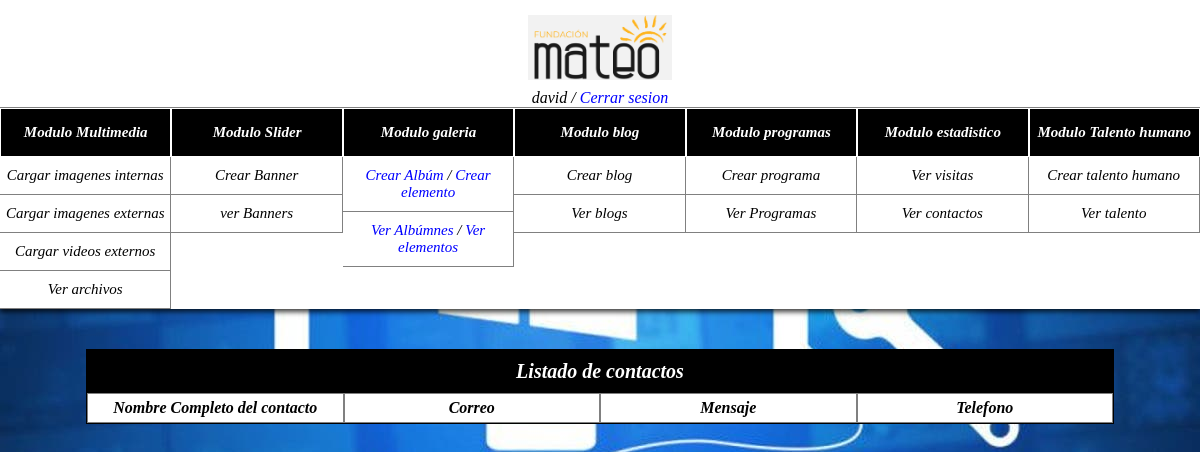
Before: /index.php/contactos/inicio (signed in) with the older database file.
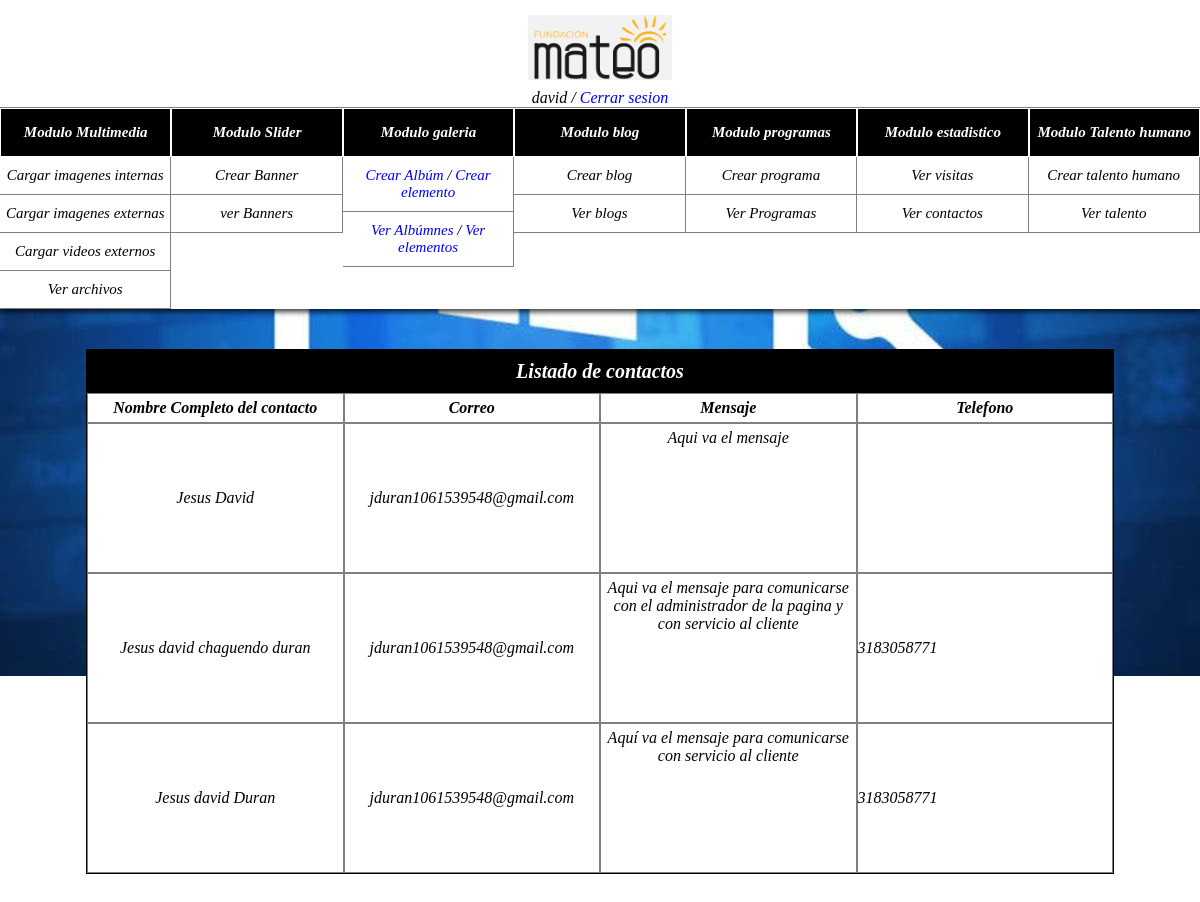
After: the same page with the newer database file.
### tables this page shows
CREATE TABLE `contactos` (
  `contacto_id` int(11) NOT NULL,
  `nombre_completo` varchar(100) NOT NULL,
  `correo` varchar(100) NOT NULL,
  `mensaje` varchar(500) NOT NULL,
  `telefono` varchar(50) NOT NULL
);

### application/controllers/Contactos.php (called while the page is built, shortened)
<?php
include_once "application/models/contacto_model.php";
class Contactos extends CI_Controller {
	public function inicio()
	{
		if (isset($_SESSION['usuario']))
		{
			$this->load->view('ver_contactos.php');
		}else{
			echo '<script>alert("Su sesión termino");</script>';
			echo '<script>
			window.location.href = "../panel/inicio";
			</script>';
		}
	}
	public function listar_contactos(){
		$instancia = new Contacto_model();
		$peticion_select = $instancia ->ver_contactos();
		return $peticion_select;
	}
}

### index.php (called while the page is built, shortened)
<?php
require_once BASEPATH.'core/CodeIgniter.php';

### application/controllers/select_controller.php (called while the page is built, shortened)
<?php
include_once "Contactos.php";
class Select_controller{
	public function listar_contactos(){
		$instancia = new Contactos();
		$peticion_select = $instancia ->listar_contactos();
		return $peticion_select;
	}
}
?>

### application/models/contacto_model.php (called while the page is built, shortened)
<?php
class Contacto_model{
	public function ver_contactos(){
		$instancia_conexion = new Conexion();
		$pdo = $instancia_conexion -> obtener_conexion();
		$sql = $pdo->prepare('SELECT * FROM contactos');
		$sql->execute();
		$resultado = $sql->fetchAll();
		return $resultado;
	}
}
?>

### application/views/ver_contactos.php (the view, shortened to what this page needs)
<?php
include_once "application/controllers/select_controller.php";
$instancia = new Select_controller();
$peticion_select = $instancia -> listar_contactos();
?>
<!DOCTYPE html>
<html lang="es">
<head>
  <link rel="stylesheet" href="../plantilla_back/css/personalizacion.css">
  <link rel="stylesheet" href="https://cdnjs.cloudflare.com/ajax/libs/font-awesome/4.7.0/css/font-awesome.min.css">
  <link rel="stylesheet" href="//cdn.jsdelivr.net/npm/alertifyjs@1.13.1/build/css/alertify.min.css"/>
</head>
<body>
  <div class="container">
    <?php
    include "header.php";
    ?>
    <div class="contenedor-dinamico-admin">
      <div class="contenedor-ajustado">
       <div class="contenedor-tabla">
        <div class="encabezado-formulario">
          Listado de contactos
        </div>
        <div class="table" id="encabezado_tabla">
          <div class="column-table-programa-encabezado encabezado-oculto" style="font-weight: 900;">Nombre Completo del contacto</div>
          <div class="column-table-programa-encabezado encabezado-oculto" style="font-weight: 900;">Correo</div>
          <div class="column-table-programa-encabezado encabezado-oculto" style="font-weight: 900;">Mensaje</div>
          <div class="column-table-programa-encabezado encabezado-oculto" style="font-weight: 900;">Telefono</div>
        </div>
        <div class="table" id="resultados">
          <?php
          foreach($peticion_select as $contacto){
            echo '<div class="column-table-programa-contenido"><label style="margin:auto;">'.$contacto['nombre_completo'].'</label></div>
            <div class="column-table-programa-encabezado encabezado-visible" style="font-weight: 900;">Contenido del programa</div>
            <div class="column-table-programa-contenido"><div style="width:90%; color:black; margin:auto; "  >'.$contacto['correo'].'</div></div>
            <div class="column-table-programa-encabezado encabezado-visible" style="font-weight: 900;">Portada del programa</div>
            <div class="column-table-programa-contenido" style="display:table;">'.$contacto['mensaje'].'</div>
            <div class="column-table-programa-encabezado encabezado-visible" style="font-weight: 900;">Opciones</div>
            <div class="column-table-programa-contenido" style="text-align: center">'.$contacto['telefono'].'</div>';
          }
          ?>
        </div>
      </div>
    </div>
  </div>
</div>
</body>
</html>

### application/views/header.php
<header>
  <div class="main">
    <div class="logotipo-contenedor">
      <img src="../plantilla_back/img/logo.png" alt="" class="logotipo-img">
      <br>
      <label for=""><?php echo $_SESSION['usuario']; ?></label> <label for="">/</label><label for="" style="color:blue;cursor:pointer" class="btn-cerrar-sesion"> Cerrar sesion</label>
    </div>
    <div class="main-option">
      <div class="option">
        <div class="option-cont">
          <div class="item-option">
            <li  id="menu-multimedia">Modulo Multimedia</li>
          </div>
          <div class="item-option-sub">
            <li id="opcion1">Cargar imagenes internas</li>
          </div>
          <div class="item-option-sub">
            <li id="opcion2">Cargar imagenes externas</li>
          </div>
          <div class="item-option-sub">
            <li id="opcion3">Cargar videos externos</li>
          </div>
          <div class="item-option-sub">
            <li id="opcion4">Ver archivos </li>
          </div>
        </div>
        <div class="option-cont">
          <div class="item-option">
            <li id="menu-blog">Modulo Slider</li>
          </div>
          <div class="item-option-sub">
            <li id="opcion5">Crear Banner</li>
          </div>
          <div class="item-option-sub">
            <li id="opcion6">ver Banners</li>
          </div>
        </div>
        <div class="option-cont">
          <div class="item-option">
            <li id="menu-blog">Modulo  galeria</li>
          </div>
          <div class="item-option-sub">
            <li ><label id="opcion7" style="color:blue; cursor: pointer;">Crear Albúm</label> /  <label id="opcion8" style="color:blue; cursor: pointer;">Crear elemento</label> </li>
          </div>
          <div class="item-option-sub">
           <li ><label id="opcion9" style="color:blue; cursor: pointer;">Ver Albúmnes</label> /  <label id="opcion10" style="color:blue; cursor: pointer;">Ver elementos</label> </li>
          </div>
        </div>
        <div class="option-cont">
          <div class="item-option">
            <li id="menu-blog">Modulo blog</li>
          </div>
          <div class="item-option-sub">
            <li id="opcion11">Crear blog</li>
          </div>
          <div class="item-option-sub">
            <li id="opcion12">Ver blogs</li>
          </div>
        </div>
        <div class="option-cont">
          <div class="item-option">
            <li id="menu-data">Modulo programas</li>
          </div>
          <div class="item-option-sub">
            <li id="opcion13">Crear programa</li>
          </div>
          <div class="item-option-sub">
            <li id="opcion14">Ver Programas</li>
          </div>
        </div>
        <div class="option-cont">
          <div class="item-option">
            <li id="menu-data">Modulo estadistico</li>
          </div>
          <div class="item-option-sub">
            <li id="opcion15">Ver visitas</li>
          </div>
          <div class="item-option-sub">
            <li id="opcion16">Ver contactos</li>
          </div>
        </div>
        <div class="option-cont">
          <div class="item-option">
            <li  id="menu-multimedia">Modulo Talento humano</li>
          </div>
          <div class="item-option-sub">
            <li id="opcion17">Crear talento humano</li>
          </div>
          <div class="item-option-sub">
            <li id="opcion18">Ver talento </li>
          </div>
        </div>
      </div>
    </div>
  </div>
</header>

Changed rows visible on the page:
added contactos: nombre_completo "Jesus David", correo "jduran1061539548@gmail.com", mensaje "Aqui va el mensaje"
added contactos: nombre_completo "Jesus david chaguendo duran", correo "jduran1061539548@gmail.com", mensaje "Aqui va el mensaje para comunicarse con el administrador de la pagina y con servicio al cliente", telefono "3183058771"
added contactos: nombre_completo "Jesus david Duran", correo "jduran1061539548@gmail.com", mensaje "Aquí va el mensaje para comunicarse con servicio al cliente", telefono "3183058771"
